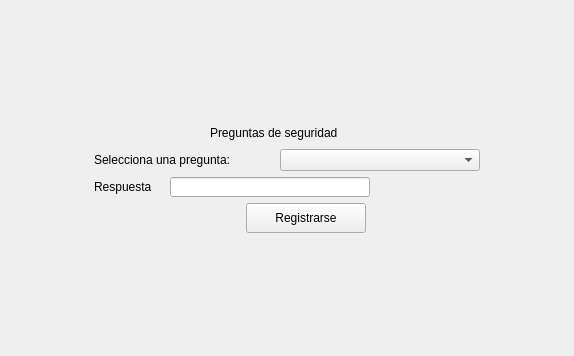
          <widget class="QWidget" name="page_preguntas">
           <layout class="QGridLayout" name="gridLayout_3">
            <item row="0" column="1">
             <spacer name="verticalSpacer_9">
              <property name="orientation">
               <enum>Qt::Vertical</enum>
              </property>
              <property name="sizeHint" stdset="0">
               <size>
                <width>20</width>
                <height>112</height>
               </size>
              </property>
             </spacer>
            </item>
            <item row="1" column="1">
             <layout class="QHBoxLayout" name="horizontalLayout_21">
              <item>
               <spacer name="horizontalSpacer_12">
                <property name="orientation">
                 <enum>Qt::Horizontal</enum>
                </property>
                <property name="sizeHint" stdset="0">
                 <size>
                  <width>40</width>
                  <height>20</height>
                 </size>
                </property>
               </spacer>
              </item>
              <item>
               <widget class="QLabel" name="label_pregunta">
                <property name="minimumSize">
                 <size>
                  <width>155</width>
                  <height>20</height>
                 </size>
                </property>
                <property name="maximumSize">
                 <size>
                  <width>16777215</width>
                  <height>16777215</height>
                 </size>
                </property>
                <property name="text">
                 <string>Preguntas de seguridad</string>
                </property>
               </widget>
              </item>
              <item>
               <spacer name="horizontalSpacer_13">
                <property name="orientation">
                 <enum>Qt::Horizontal</enum>
                </property>
                <property name="sizeHint" stdset="0">
                 <size>
                  <width>40</width>
                  <height>20</height>
                 </size>
                </property>
               </spacer>
              </item>
             </layout>
            </item>
            <item row="2" column="1">
             <layout class="QHBoxLayout" name="horizontalLayout_20">
              <item>
               <widget class="QLabel" name="label_selecPregunta">
                <property name="sizePolicy">
                 <sizepolicy hsizetype="Preferred" vsizetype="Preferred">
                  <horstretch>0</horstretch>
                  <verstretch>0</verstretch>
                 </sizepolicy>
                </property>
                <property name="minimumSize">
                 <size>
                  <width>180</width>
                  <height>16</height>
                 </size>
                </property>
                <property name="maximumSize">
                 <size>
                  <width>16777215</width>
                  <height>20</height>
                 </size>
                </property>
                <property name="text">
                 <string>Selecciona una pregunta:</string>
                </property>
               </widget>
              </item>
              <item>
               <widget class="QComboBox" name="comboBox_pregunta">
                <property name="minimumSize">
                 <size>
                  <width>200</width>
                  <height>20</height>
                 </size>
                </property>
               </widget>
              </item>
             </layout>
            </item>
            <item row="3" column="0">
             <spacer name="horizontalSpacer_16">
              <property name="orientation">
               <enum>Qt::Horizontal</enum>
              </property>
              <property name="sizeHint" stdset="0">
               <size>
                <width>83</width>
                <height>20</height>
               </size>
              </property>
             </spacer>
            </item>
            <item row="3" column="1">
             <layout class="QVBoxLayout" name="verticalLayout_4">
              <item>
               <layout class="QHBoxLayout" name="horizontalLayout_19">
                <item>
                 <widget class="QLabel" name="label_respuesta">
                  <property name="minimumSize">
                   <size>
                    <width>70</width>
                    <height>16</height>
                   </size>
                  </property>
                  <property name="maximumSize">
                   <size>
                    <width>16777215</width>
                    <height>20</height>
                   </size>
                  </property>
                  <property name="text">
                   <string>Respuesta</string>
                  </property>
                 </widget>
                </item>
                <item>
                 <widget class="QLineEdit" name="lineEdit_respuesta">
                  <property name="minimumSize">
                   <size>
                    <width>200</width>
                    <height>0</height>
                   </size>
                  </property>
                  <property name="maximumSize">
                   <size>
                    <width>250</width>
                    <height>20</height>
                   </size>
                  </property>
                 </widget>
                </item>
                <item>
                 <spacer name="horizontalSpacer_23">
                  <property name="orientation">
                   <enum>Qt::Horizontal</enum>
                  </property>
                  <property name="sizeHint" stdset="0">
                   <size>
                    <width>40</width>
                    <height>20</height>
                   </size>
                  </property>
                 </spacer>
                </item>
               </layout>
              </item>
              <item>
               <layout class="QHBoxLayout" name="horizontalLayout_22">
                <item>
                 <spacer name="horizontalSpacer_14">
                  <property name="orientation">
                   <enum>Qt::Horizontal</enum>
                  </property>
                  <property name="sizeHint" stdset="0">
                   <size>
                    <width>40</width>
                    <height>20</height>
                   </size>
                  </property>
                 </spacer>
                </item>
                <item>
                 <widget class="QPushButton" name="pushButton_2">
                  <property name="styleSheet">
                   <string notr="true">background:transparent;
border:none;</string>
                  </property>
                  <property name="text">
                   <string/>
                  </property>
                  <property name="icon">
                   <iconset resource="imgs/imgs.qrc">
                    <normaloff>:/imgs/backArrow.png</normaloff>:/imgs/backArrow.png</iconset>
                  </property>
                  <property name="iconSize">
                   <size>
                    <width>25</width>
                    <height>25</height>
                   </size>
                  </property>
                 </widget>
                </item>
                <item>
                 <widget class="QPushButton" name="pushButton_respuesta">
                  <property name="minimumSize">
                   <size>
                    <width>120</width>
                    <height>30</height>
                   </size>
                  </property>
                  <property name="text">
                   <string>Registrarse</string>
                  </property>
                 </widget>
                </item>
                <item>
                 <spacer name="horizontalSpacer_15">
                  <property name="orientation">
                   <enum>Qt::Horizontal</enum>
                  </property>
                  <property name="sizeHint" stdset="0">
                   <size>
                    <width>40</width>
                    <height>20</height>
                   </size>
                  </property>
                 </spacer>
                </item>
               </layout>
              </item>
             </layout>
            </item>
            <item row="3" column="2">
             <spacer name="horizontalSpacer_17">
              <property name="orientation">
               <enum>Qt::Horizontal</enum>
              </property>
              <property name="sizeHint" stdset="0">
               <size>
                <width>83</width>
                <height>20</height>
               </size>
              </property>
             </spacer>
            </item>
            <item row="4" column="1">
             <spacer name="verticalSpacer_10">
              <property name="orientation">
               <enum>Qt::Vertical</enum>
              </property>
              <property name="sizeHint" stdset="0">
               <size>
                <width>20</width>
                <height>112</height>
               </size>
              </property>
             </spacer>
            </item>
           </layout>
          </widget>
